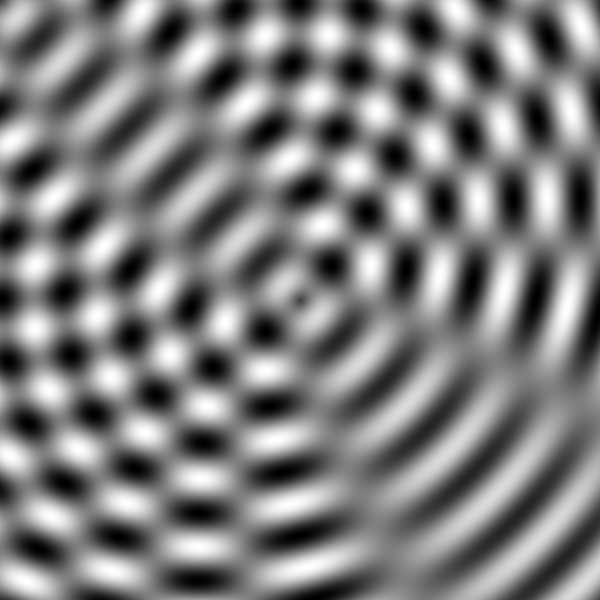
Frame 1 (no input)
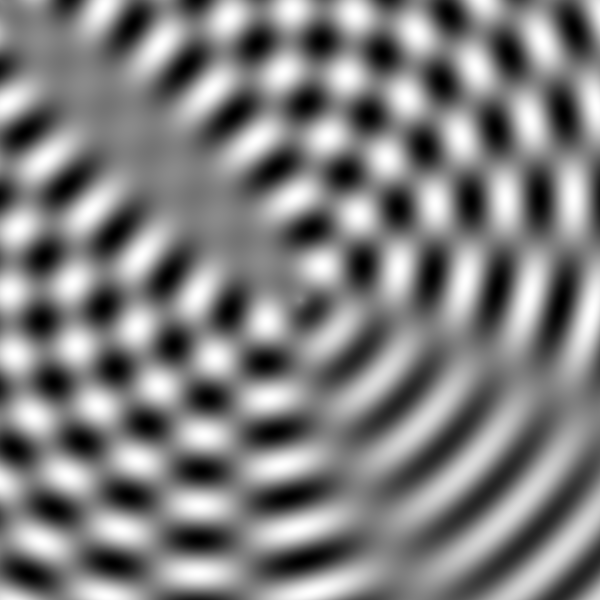
Frame 60 (the mouse pressed at the canvas centre just before this capture)
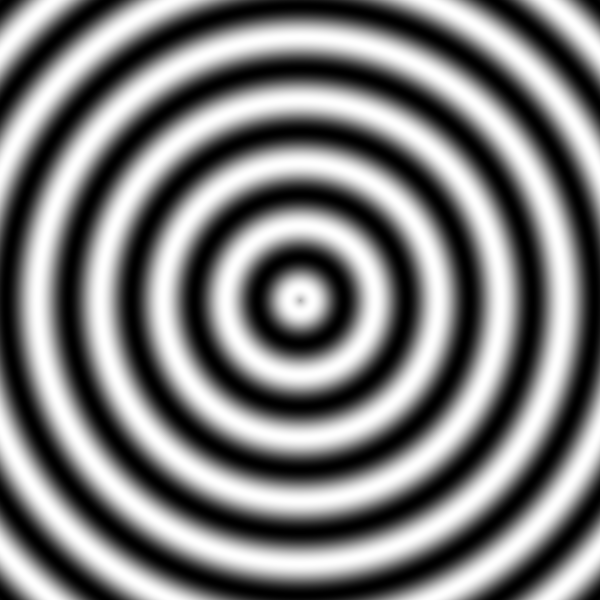
Frame 120 (the mouse held since frame 60 and released just before this capture)

The Processing sketch that drew these frames (run headless with seeded random() and noise(); from frame 60 on, the mouse is pressed at the canvas centre):

// Processing sketch: interference
// ── interference.pde
float i=0;
void setup(){
  size(600,600);
  background(0);
}
void draw(){
  
  loadPixels();
  for(int x=0;x<width;x+=1){
    for(int y=0;y<height;y+=1){
     
      float d=dist(width/2,height/2,x,y);
      float d1=dist(mouseX,mouseY,x,y);
      float c=map(sin(d/10+i)+sin(d1/10+i),-2,2,0,255);
      pixels[x+y*width]=color(c); 
    }
  }
  updatePixels();
  i+=-1;
  
}
